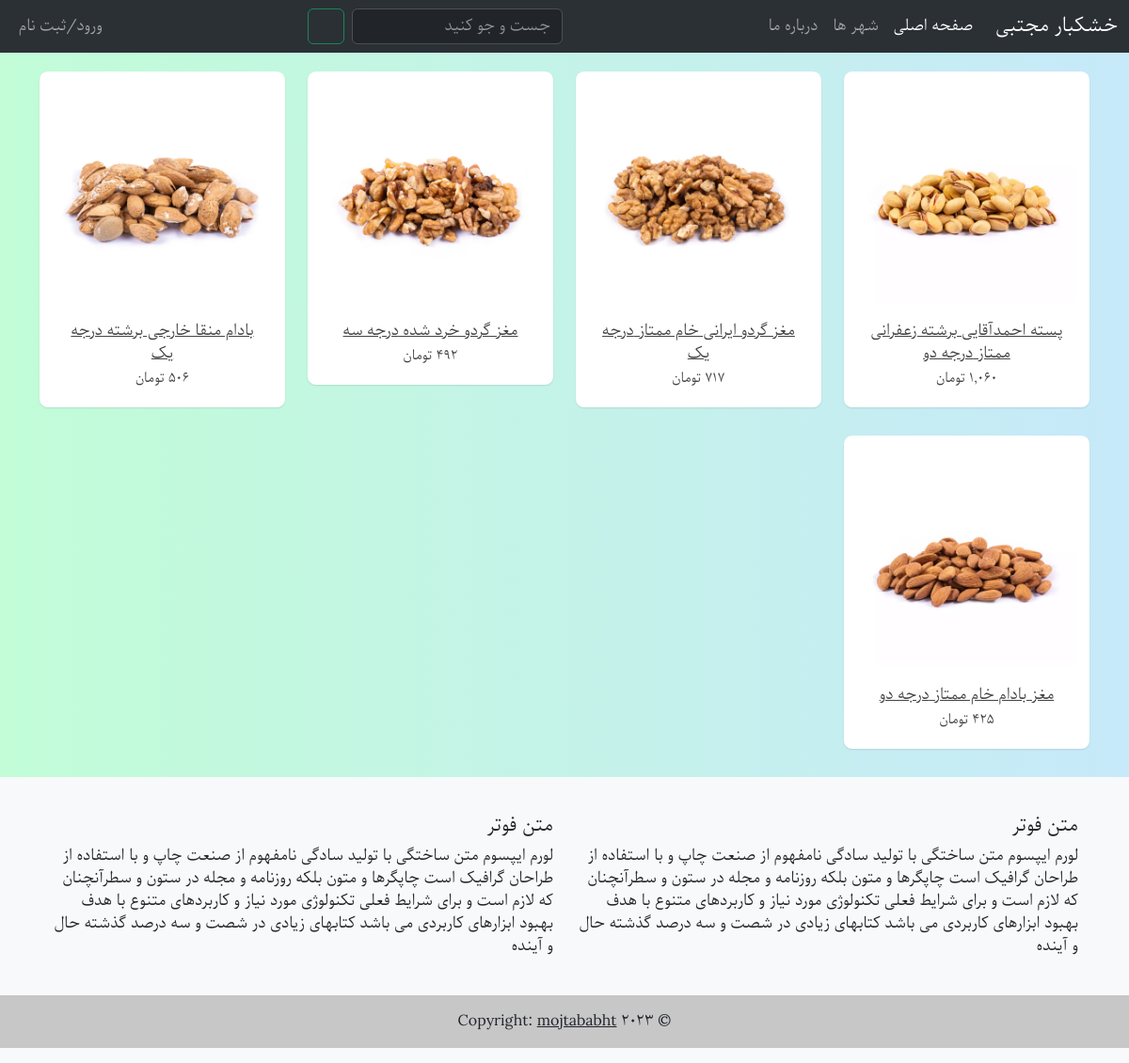
/city/12/, run on the app's committed database.
### shop/models.py (models this page shows, shortened)
class Product(models.Model):
    name=models.CharField(max_length=100)
    category=models.ForeignKey('Category',on_delete=models.CASCADE)
    price=models.DecimalField(max_digits=9,decimal_places=0)
    Type=models.CharField(max_length=20,choices=[('درجه یک','درجه یک'), ('درجه دو','درجه دو'),('درجه سه','درجه سه') ])
    inventory=models.ManyToManyField('Inventory', through='InventoryProduct')
    avatar=models.ImageField()
    supplier=models.ManyToManyField('Supplier')

### shop/views.py (the view)
# urls.py: path('city/<int:pk>/', CityDetailView.as_view(), name='citydetail'),
class CityDetailView(DetailView):
    model = City
    template_name ='citydetail.html'

### templates/citydetail.html (shortened to what this page needs)
{% extends 'base.html' %}
{% load humanize %}
{% block content %}
<div class="container">
    <div class="row clearfix">
        {% for product in city.inventory.product_set.all %}
        <div class="col-lg-3 col-md-4 col-sm-12">
            <div class="card product_item">
                <div class="body">
                    <div class="cp_img">
                        <img src="{{ product.avatar.url }}" alt="Product" class="img-fluid">
                    </div>
                    <div class="product_details">
                        <h5><a href="{% url 'productdetail' product.id %}">{{ product.name }} {{ product.Type }}</a></h5>
                        <ul class="product_price list-unstyled">
                            <li class="old_price">{{ product.price|intcomma }} تومان</li>
                        </ul>
                    </div>
                </div>
            </div>
        </div>
        {% endfor %}
    </div>
</div>
{% endblock %}

### static/css/style.css (style rules this page uses)
* { font-family: parastoo; }
body { background: #84fab0; background: -webkit-linear-gradient(to right, rgba(132, 250, 176, 0.5), rgba(143, 211, 244, 0.5)); background: linear-gradient(to right, rgba(132, 250, 176, 0.5), rgba(143, 211, 244, 0.5)) }
.product_item .cp_img { position: absolute; top: 0px; left: 50%; transform: translate(-50%); -webkit-transform: translate(-50%); -ms-transform: translate(-50%); -moz-transform: translate(-50%); -o-transform: translate(-50%); -khtml-transform: translate(-50%); width: 100%; padding: 15px; transition: all 0.2s ease-in-out }
.product_item .cp_img img { transition: all 0.2s ease-in-out; border-radius: 6px }
.product_item .product_details { padding-top: 110%; text-align: center }
.product_item .product_details h5 { margin-bottom: 5px }
.product_item .product_details h5 a { font-size: 16px; color: #444 }
.product_item .product_details .product_price { margin: 0 }
.product_item .product_details .product_price li { display: inline-block; padding: 0 10px }
.card { background: #fff; margin-bottom: 30px; transition: .5s; border: 0; border-radius: .55rem; position: relative; width: 100%; box-shadow: 0 1px 2px 0 rgba(0, 0, 0, 0.1); }
.card .body { font-size: 14px; color: #424242; padding: 20px; font-weight: 400; }

### data on the page
Product: avatar (picture), name "پسته احمدآقایی برشته زعفرانی ممتاز", Type "درجه دو", price "1,060"
Product: avatar (picture), name "مغز گردو ایرانی خام ممتاز", Type "درجه یک"
Product: avatar (picture), name "مغز گردو خرد شده", Type "درجه سه"
Product: avatar (picture), name "بادام منقا خارجی برشته", Type "درجه یک", price "506"
Product: avatar (picture), name "مغز بادام خام ممتاز", Type "درجه دو"
